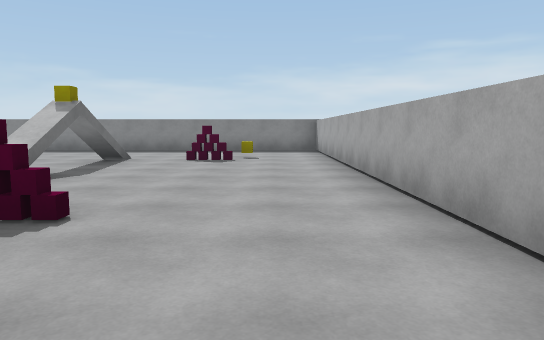
View 1 (above)

16 first-person views from a walk through a scene from a Unity 3-D project. The camera is 1.3 m above the floor, tilts 6° down and sees 70° across. The floor is counted in squares, 2 m on a side. Each view is taken from the middle of a square. On the plan, view 1 faces up. The plan holds only what a view shows up to about 11 squares ahead; the rest is blank. The place goes on beyond the plan. The player character is not drawn.

View 2
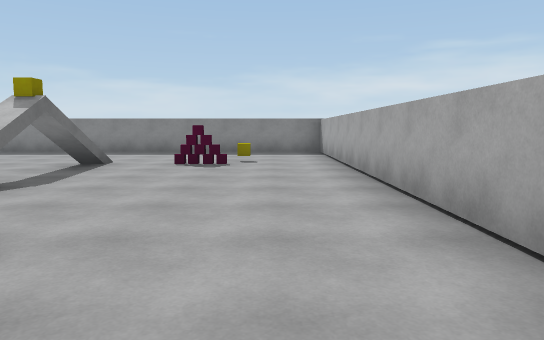

View 3
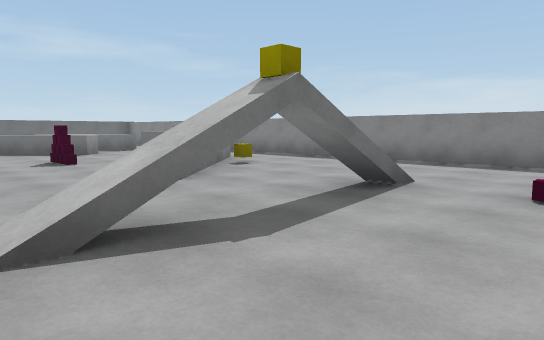

View 4
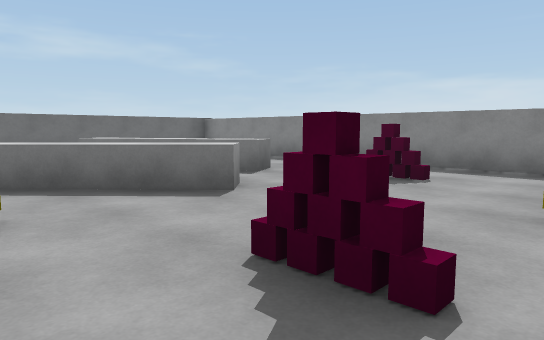

View 5
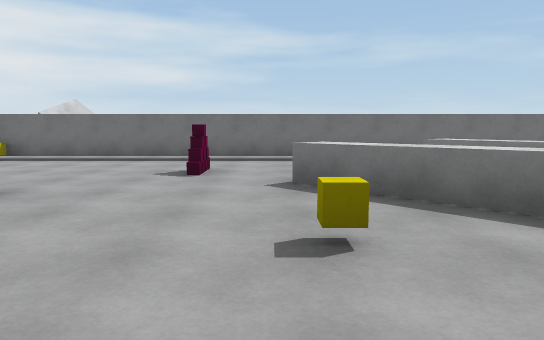

View 6
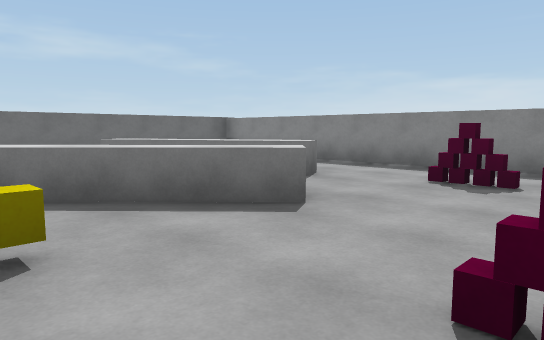

View 7
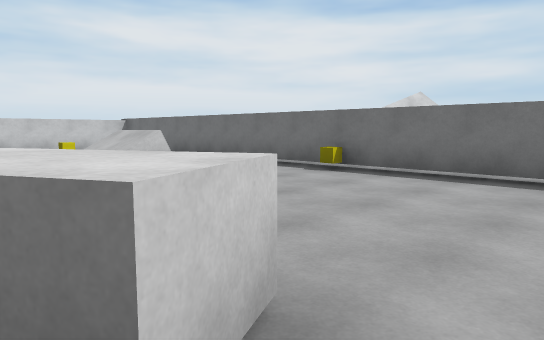

View 8
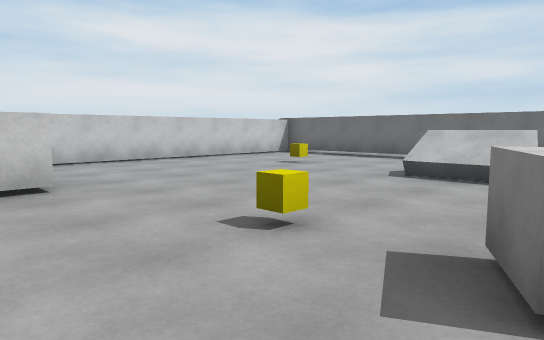

View 9
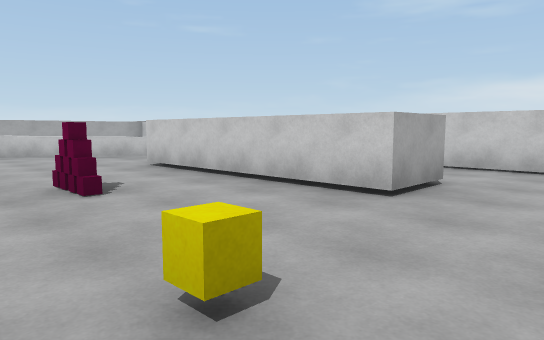

View 10
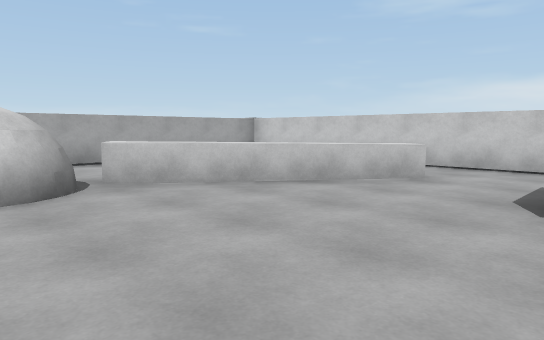

View 11
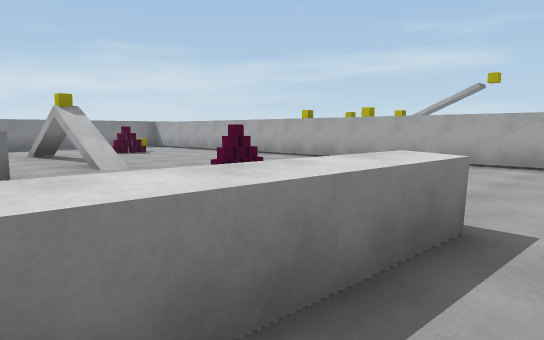

View 12
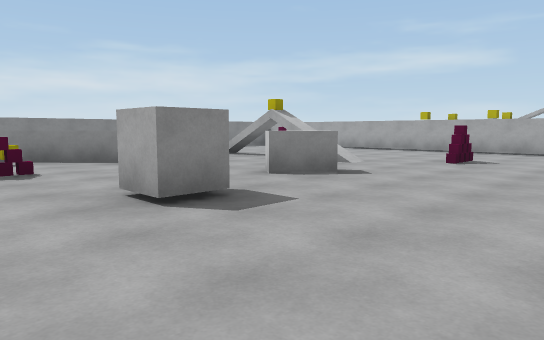

View 13
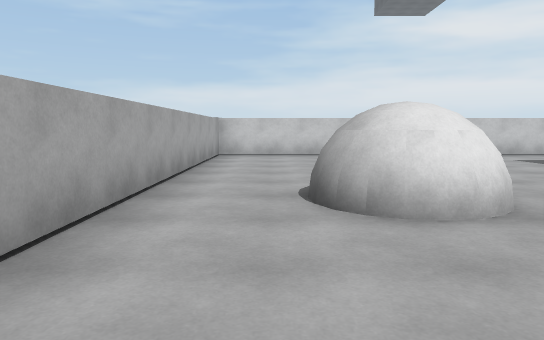

View 14
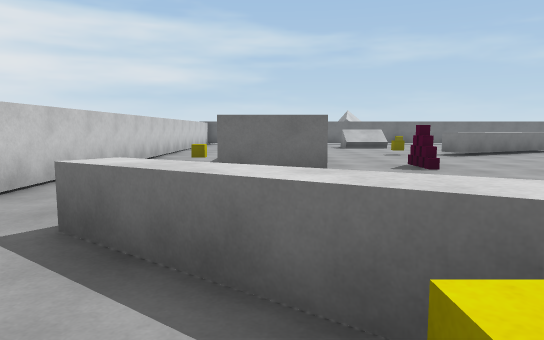

View 15
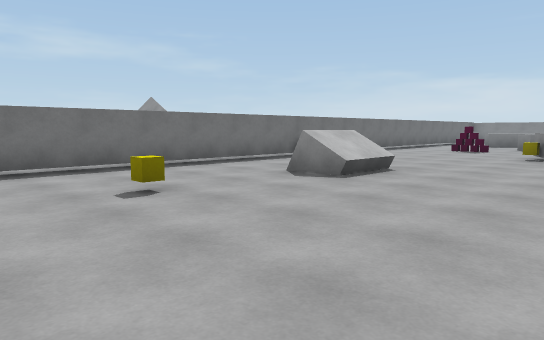

View 16
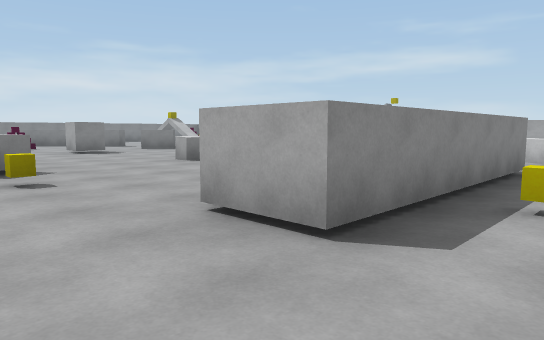

### Floor plan
Key: @ floor where view 1 was taken; # wall or solid block; . floor; = window, fence, low wall or low ledge; ^ raised ledge; C yellow cube; B white block; W white cube; O other object.
Columns run from 18 left of view 1 to 2 right of it. Each row starts with its distance up from view 1.
 12  ####################
 11 #   ................#
 10 #    ...O...........#
  9 #   ^^....^C.....C..#
  8 #  ^^.^...O^...#....#
  7 #    .^.....^..#....#
  6 #   ^^...O.....#....#
  5 #......C.......#....#
  4 #..O........BB......#
  3 #.........W.....O...#
  2 #....C^.............#
  1 #.....^.............#
  0 #.....^^....     .@.#
 -1 #C.....^...^^^^.....#
 -2 #...............##..#
 -3 #..=...C..O.....##..#
 -4 #................^..#
 -5 #...............^...#
 -6 #..C....#####..^C...#
 -7 #.........C....^....#
 -8 #.........  ........#
 -9 #####################

Positions as (right, up) in squares from view 1, and headings:
1: (0, 0), facing up
2: (0, 1), facing up
3: (-1, 4), facing up-left
4: (-8, 5), facing up-left
5: (-9, 5), facing left
6: (-9, 5), facing up-left
7: (-12, 3), facing down-left
8: (-9, -1), facing down-left
9: (-12, -2), facing down-right
10: (-6, -2), facing down-right
11: (-6, -2), facing up-right
12: (-10, 0), facing up-right
13: (0, 1), facing down
14: (-1, -6), facing left
15: (-11, -8), facing up-left
16: (-12, -8), facing up-right
